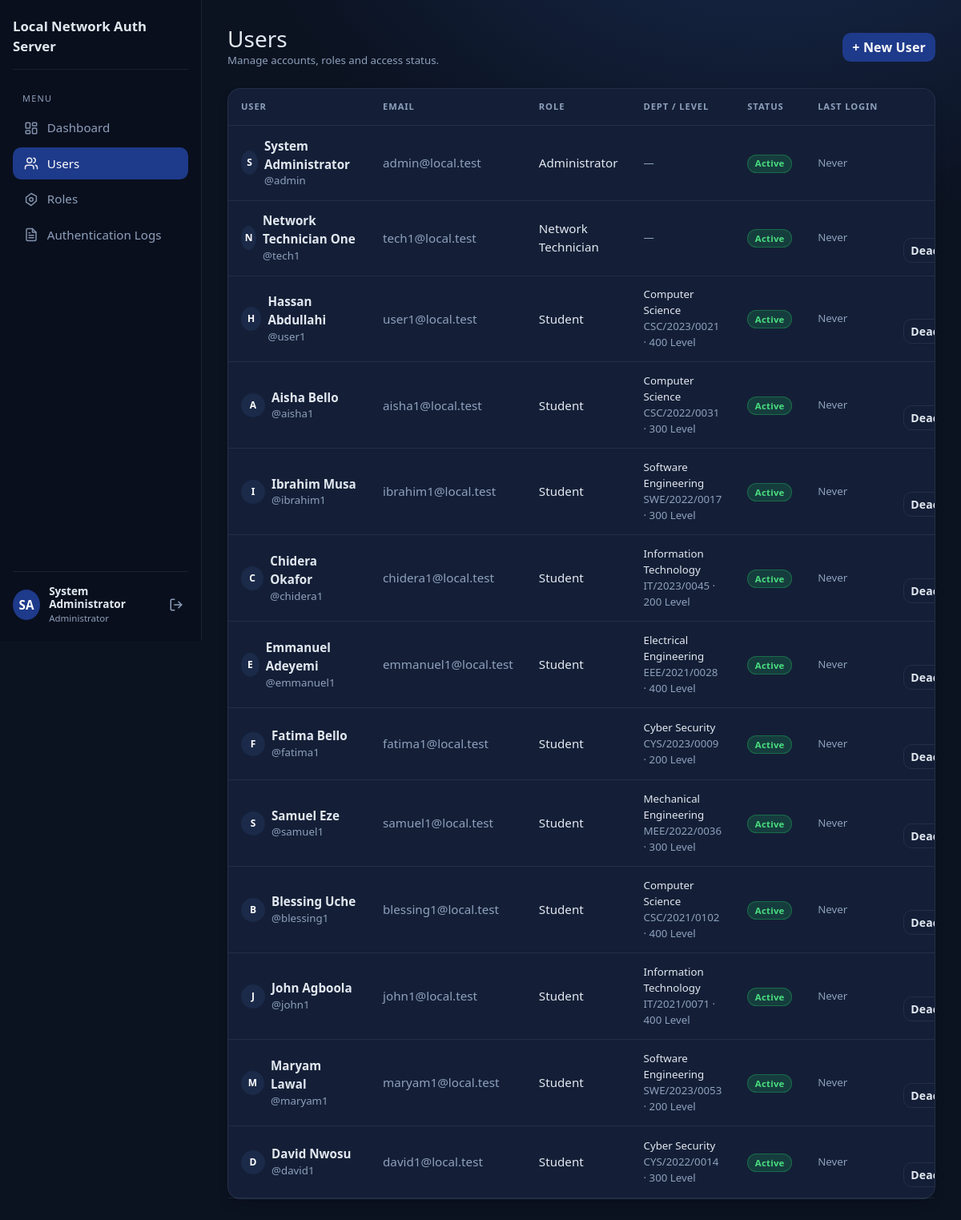
The page /admin/users.php (signed in) on the database its author committed.
### tables this page shows
CREATE TABLE `users` (
  `id` int(11) NOT NULL,
  `username` varchar(50) NOT NULL,
  `email` varchar(100) NOT NULL,
  `full_name` varchar(100) NOT NULL,
  `password_hash` varchar(255) NOT NULL,
  `role_id` int(11) NOT NULL,
  `is_active` tinyint(1) NOT NULL DEFAULT '1',
  `last_login_at` datetime DEFAULT NULL,
  `created_at` timestamp NOT NULL DEFAULT CURRENT_TIMESTAMP,
  `updated_at` timestamp NOT NULL DEFAULT CURRENT_TIMESTAMP ON UPDATE CURRENT_TIMESTAMP
);

CREATE TABLE `roles` (
  `id` int(11) NOT NULL,
  `role_name` varchar(50) NOT NULL,
  `description` varchar(255) DEFAULT NULL,
  `created_at` timestamp NOT NULL DEFAULT CURRENT_TIMESTAMP
);

CREATE TABLE `students` (
  `id` int(11) NOT NULL,
  `user_id` int(11) NOT NULL,
  `student_id` varchar(20) NOT NULL,
  `first_name` varchar(50) NOT NULL,
  `last_name` varchar(50) NOT NULL,
  `email` varchar(100) NOT NULL,
  `department` varchar(100) NOT NULL,
  `level` varchar(20) NOT NULL,
  `phone` varchar(20) DEFAULT NULL,
  `created_at` timestamp NOT NULL DEFAULT CURRENT_TIMESTAMP
);

### includes/permission_check.php (called while the page is built, shortened)
<?php
function hasPermission($permission)
{
    return isset($_SESSION['permissions'])
        && in_array($permission, $_SESSION['permissions'], true);
}

### admin/users.php (the view, shortened to what this page needs)
<?php
require_once __DIR__ . '/partials/header.php';
$pdo = getPDO();
$students = $pdo->query(
    'SELECT s.user_id, s.student_id, s.department, s.level, s.phone
       FROM students s'
)->fetchAll();
$studentById = array();
foreach ($students as $s) {
    $studentById[(int) $s['user_id']] = $s;
}
$users = $pdo->query(
    'SELECT u.id, u.username, u.full_name, u.email, u.is_active, u.last_login_at,
            r.role_name, r.id AS role_id
       FROM users u
       JOIN roles r ON r.id = u.role_id
      ORDER BY u.id ASC'
)->fetchAll();
?>
      <div class="d-flex flex-wrap justify-content-between align-items-center gap-2 mb-4">
        <div>
          <h1 class="h3 mb-0">Users</h1>
          <p class="text-muted small mb-0">Manage accounts, roles and access status.</p>
        </div>
        <?php if (hasPermission('users.create')): ?>
          <button type="button" class="btn btn-primary" data-bs-toggle="modal" data-bs-target="#createUserModal">+ New User</button>
        <?php endif; ?>
      </div>
      <div class="card d-none d-lg-block">
        <div class="table-responsive">
          <table class="table table-hover align-middle mb-0">
            <thead>
              <tr>
                <th>User</th>
                <th>Email</th>
                <th>Role</th>
                <th>Dept / Level</th>
                <th>Status</th>
                <th>Last Login</th>
                <th class="text-end">Actions</th>
              </tr>
            </thead>
            <tbody>
              <?php foreach ($users as $u): ?>
                <?php $stu = isset($studentById[(int) $u['id']]) ? $studentById[(int) $u['id']] : null; ?>
                <tr>
                  <td>
                    <div class="d-flex align-items-center gap-2">
                      <span class="avatar avatar-sm text-white">
                        <?= htmlspecialchars(strtoupper(substr($u['full_name'], 0, 1))) ?>
                      </span>
                      <div>
                        <div class="fw-semibold"><?= htmlspecialchars($u['full_name']) ?></div>
                        <div class="text-muted small">@<?= htmlspecialchars($u['username']) ?></div>
                      </div>
                    </div>
                  </td>
                  <td class="text-muted"><?= htmlspecialchars($u['email']) ?></td>
                  <td><?= htmlspecialchars($u['role_name']) ?></td>
                  <td class="small">
                    <?php if ($stu): ?>
                      <div><?= htmlspecialchars($stu['department']) ?></div>
                      <div class="text-muted"><?= htmlspecialchars($stu['student_id']) ?> &middot; <?= htmlspecialchars($stu['level']) ?></div>
                    <?php else: ?>
                      <span class="text-muted">&mdash;</span>
                    <?php endif; ?>
                  </td>
                  <td>
                    <?php if ((int) $u['is_active'] === 1): ?>
                      <span class="badge bg-success">Active</span>
                    <?php else: ?>
                      <span class="badge bg-secondary">Inactive</span>
                    <?php endif; ?>
                  </td>
                  <td class="text-muted small">
                    <?= $u['last_login_at'] ? htmlspecialchars($u['last_login_at']) : 'Never' ?>
                  </td>
                  <td class="text-end">
                    <?php if (hasPermission('users.manage') && (int) $u['id'] !== (int) $_SESSION['user_id']): ?>
                      <button type="button" class="btn btn-sm btn-outline-<?= (int) $u['is_active'] === 1 ? 'warning' : 'success' ?> btn-toggle-user"
                              data-bs-toggle="modal" data-bs-target="#toggleUserModal"
                              data-id="<?= (int) $u['id'] ?>"
                              data-name="<?= htmlspecialchars($u['full_name']) ?>"
                              data-will="<?= (int) $u['is_active'] === 1 ? 'deactivate' : 'activate' ?>">
                        <?= (int) $u['is_active'] === 1 ? 'Deactivate' : 'Activate' ?>
                      </button>
                    <?php endif; ?>
                  </td>
                </tr>
              <?php endforeach; ?>
            </tbody>
          </table>
        </div>
      </div>
<?php require_once __DIR__ . '/partials/footer.php'; ?>

### assets/css/style.css (style rules this page uses)
:root { --bg: #0b1220; --bg-soft: #101a2e; --surface: #141f37; --surface-2: #1b2a49; --border: rgba(148, 163, 184, 0.12); --text: #e2e8f0; --text-muted: #8ea0bc; --accent: #1e3a8a; --accent-2: #172554; --gradient: #1e3a8a; --radius: 1rem; --shadow: 0 8px 20px -12px rgba(0, 0, 0, 0.5); }
* { box-sizing: border-box; }
body { font-family: "Segoe UI", -apple-system, BlinkMacSystemFont, Roboto, Arial, sans-serif; background: radial-gradient(1200px 800px at 80% -10%, #182a4d 0%, var(--bg) 55%) fixed; color: var(--text); min-height: 100vh; font-size: 0.95rem; }
.avatar { width: 38px; height: 38px; border-radius: 50%; background: var(--gradient); color: #fff; display: inline-flex; align-items: center; justify-content: center; font-weight: 700; }
.card { background: var(--surface); border: 1px solid var(--border); border-radius: var(--radius); box-shadow: var(--shadow); color: var(--text); }
.avatar-sm { width: 30px; height: 30px; font-size: 0.75rem; background: var(--surface-2); color: var(--text); }
.table { --bs-table-bg: transparent; --bs-table-color: var(--text); --bs-table-border-color: var(--border); --bs-table-accent-bg: transparent; color: var(--text); margin-bottom: 0; }
.table thead th { font-size: 0.7rem; text-transform: uppercase; letter-spacing: 0.08em; color: var(--text-muted); background: transparent; border-bottom: 1px solid var(--border); padding: 0.9rem 1rem; white-space: nowrap; }
.table tbody tr { border-color: var(--border); }
.table tbody td { padding: 0.85rem 1rem; vertical-align: middle; }
.btn { border-radius: 0.65rem; font-weight: 600; letter-spacing: 0.01em; }
.btn-primary { background: var(--gradient); border: none; }
.btn-outline-secondary, .btn-outline-danger, .btn-outline-success, .btn-outline-warning { border-color: var(--border); color: var(--text); }
.badge { font-weight: 600; padding: 0.42em 0.75em; border-radius: 999px; letter-spacing: 0.02em; }
.bg-success, .bg-danger, .bg-warning, .bg-secondary { background-color: transparent !important; }
.badge.bg-success { background: rgba(34, 197, 94, 0.18) !important; color: #4ade80; border: 1px solid rgba(34, 197, 94, 0.35); }
.btn-primary { position: relative; overflow: hidden; }
.btn-primary::after { content: ""; position: absolute; top: 0; left: -80%; width: 40%; height: 100%; background: linear-gradient(100deg, transparent, rgba(255, 255, 255, 0.25), transparent); transform: skewX(-20deg); transition: left 0.5s ease; }
.text-muted { color: var(--text-muted) !important; }
html { scroll-behavior: smooth; }

### rows shown on the page
users: full_name "S", full_name "System Administrator", username "admin", email "admin@local.test", role.role_name "Administrator", is_active "Active", shows "Never"
users: full_name "N", full_name "Network Technician One", username "tech1", email "tech1@local.test", role.role_name "Network Technician", is_active "Active", shows "Never"
users: full_name "H", full_name "Hassan Abdullahi", username "user1", email "user1@local.test", role.role_name "Student", id.department "Computer Science", id.student_id "CSC/2023/0021", id.level "400 Level", is_active "Active", shows "Never"
users: full_name "A", full_name "Aisha Bello", username "aisha1", email "aisha1@local.test", role.role_name "Student", id.department "Computer Science", id.student_id "CSC/2022/0031", id.level "300 Level", is_active "Active", shows "Never"
users: full_name "I", full_name "Ibrahim Musa", username "ibrahim1", email "ibrahim1@local.test", role.role_name "Student", id.department "Software Engineering", id.student_id "SWE/2022/0017", id.level "300 Level", is_active "Active", shows "Never"
users: full_name "C", full_name "Chidera Okafor", username "chidera1", email "chidera1@local.test", role.role_name "Student", id.department "Information Technology", id.student_id "IT/2023/0045", id.level "200 Level", is_active "Active", shows "Never"
users: full_name "E", full_name "Emmanuel Adeyemi", username "emmanuel1", email "emmanuel1@local.test", role.role_name "Student", id.department "Electrical Engineering", id.student_id "EEE/2021/0028", id.level "400 Level", is_active "Active", shows "Never"
users: full_name "F", full_name "Fatima Bello", username "fatima1", email "fatima1@local.test", role.role_name "Student", id.department "Cyber Security", id.student_id "CYS/2023/0009", id.level "200 Level", is_active "Active", shows "Never"
users: full_name "S", full_name "Samuel Eze", username "samuel1", email "samuel1@local.test", role.role_name "Student", id.department "Mechanical Engineering", id.student_id "MEE/2022/0036", id.level "300 Level", is_active "Active", shows "Never"
users: full_name "B", full_name "Blessing Uche", username "blessing1", email "blessing1@local.test", role.role_name "Student", id.department "Computer Science", id.student_id "CSC/2021/0102", id.level "400 Level", is_active "Active", shows "Never"
users: full_name "J", full_name "John Agboola", username "john1", email "john1@local.test", role.role_name "Student", id.department "Information Technology", id.student_id "IT/2021/0071", id.level "400 Level", is_active "Active", shows "Never"
users: full_name "M", full_name "Maryam Lawal", username "maryam1", email "maryam1@local.test", role.role_name "Student", id.department "Software Engineering", id.student_id "SWE/2023/0053", id.level "200 Level", is_active "Active", shows "Never"
users: full_name "D", full_name "David Nwosu", username "david1", email "david1@local.test", role.role_name "Student", id.department "Cyber Security", id.student_id "CYS/2022/0014", id.level "300 Level", is_active "Active", shows "Never"

### other values the page prints
$initials "SA"
$_SESSION['full_name'] "System Administrator"
$_SESSION['role_name'] "Administrator"
